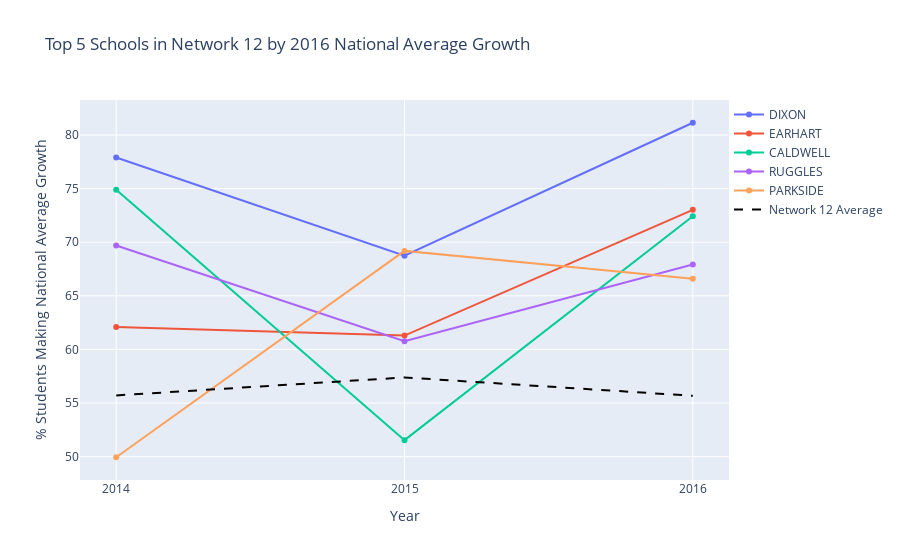

Write notebook code for a chart like this one.
### Code cell
# Prepare data for plotting
traces = []

# Plotting each of the top 5 school's average growth as a separate line in the plot
for index, row in top_schools_2016.iterrows():
    trace = go.Scatter(
        x=['2014', '2015', '2016'],
        y=row[['2014 % Students Making National Average Growth', 
               '2015 % Students Making National Average Growth', 
               '2016 % Students Making National Average Growth']],
        mode='lines+markers',
        name=row['School Name']
    )
    traces.append(trace)

# Overall Network 12 Average line for comparison
average_line = go.Scatter(
    x=['2014', '2015', '2016'],
    y=school_avg_growth_network_12[['2014 % Students Making National Average Growth', 
                                    '2015 % Students Making National Average Growth', 
                                    '2016 % Students Making National Average Growth']].mean(),
    mode='lines',
    name='Network 12 Average',
    line=dict(color='black', dash='dash')
)

traces.append(average_line)

# Update the layout for the graph
layout = go.Layout(
    title='Top 5 Schools in Network 12 by 2016 National Average Growth',
    xaxis=dict(title='Year'),
    yaxis=dict(title='% Students Making National Average Growth'),
    legend=dict(x=1, y=1)
)

fig = go.Figure(data=traces, layout=layout)
iplot(fig)

### Figure 1 — Plotly figure (JSON) as saved in the notebook; plotly's stock layout.template omitted (floating-point values rounded to 4 significant figures)
{"data": [{"mode": "lines+markers", "name": "DIXON", "type": "scatter", "x": ["2014", "2015", "2016"], "y": [77.91, 68.74, 81.14]}, {"mode": "lines+markers", "name": "EARHART", "type": "scatter", "x": ["2014", "2015", "2016"], "y": [62.09, 61.29, 73.02]}, {"mode": "lines+markers", "name": "CALDWELL", "type": "scatter", "x": ["2014", "2015", "2016"], "y": [74.89, 51.54, 72.41]}, {"mode": "lines+markers", "name": "RUGGLES", "type": "scatter", "x": ["2014", "2015", "2016"], "y": [69.69, 60.76, 67.93]}, {"mode": "lines+markers", "name": "PARKSIDE", "type": "scatter", "x": ["2014", "2015", "2016"], "y": [49.94, 69.19, 66.58]}, {"line": {"color": "black", "dash": "dash"}, "mode": "lines", "name": "Network 12 Average", "type": "scatter", "x": ["2014", "2015", "2016"], "y": [55.71, 57.38, 55.67]}], "layout": {"legend": {"x": 1, "y": 1}, "title": {"text": "Top 5 Schools in Network 12 by 2016 National Average Growth"}, "xaxis": {"title": {"text": "Year"}}, "yaxis": {"title": {"text": "% Students Making National Average Growth"}}}}
